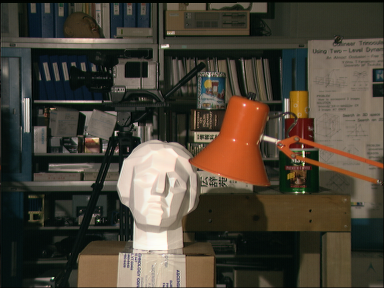
//> input picture stereo_vision/img/tsukuba_left.png, 384 x 288 px
$ ./main   (built with g++ and OpenCV 4)
//> lines starting //> are read from the running program, lines starting //| are printed output that depends on the picture
### stereo_vision/main.h
#include <stdio.h>
#include <opencv2\opencv.hpp>


int ex_1();
int ex_2();

void computeCostVolume(const cv::Mat &imgLeft, const cv::Mat &imgRight, std::vector<cv::Mat> &costVolumeLeft, std::vector<cv::Mat> &costVolumeRight,
	int windowSize, int disp);

void compute_cost(cv::Mat &target, const cv::Mat &imgLeft, const cv::Mat &imgRight, int r, int c, int max_rows, int max_cols, int windowSize, int disp);

void selectDisparity(cv::Mat &dispLeft, cv::Mat &dispRight, std::vector<cv::Mat> &costVolumeLeft, std::vector<cv::Mat> &costVolumeRight);

void selectDisparity_v2(cv::Mat &dispLeft, cv::Mat &dispRight, std::vector<cv::Mat> &costVolumeLeft, std::vector<cv::Mat> &costVolumeRight);

### stereo_vision/main.cpp

#include "main.h"


using namespace cv;

// [9 lines left out: function main, not called in this run]

int ex_1(){

	// Task 1

	/*Mat img(500, 500, CV_8UC3, cv::Scalar(0, 255, 0));
	imshow("test", img);
	waitKey(0);*/

	// Task 2

	// Reading left and right images


	string left_path = "img/tsukuba_left.png";
	string right_path = "img/tsukuba_right.png";


	Mat left = imread(left_path);
//> left is the input picture: 288 rows x 384 cols, CV_8UC3; mean B, G, R 55.3, 67.6, 74.7
	Mat right = imread(right_path);
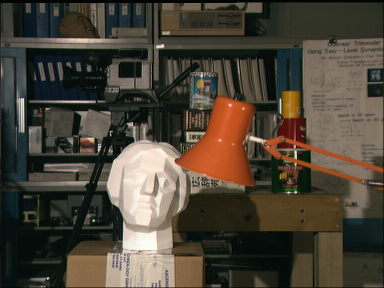
//> input picture stereo_vision/img/tsukuba_right.png, 384 x 288 px
//> right is the input picture: 288 rows x 384 cols, CV_8UC3; mean B, G, R 55.4, 67.9, 75.3

	// Calculating the absolute difference
	Mat diff;
	absdiff(left, right, diff);
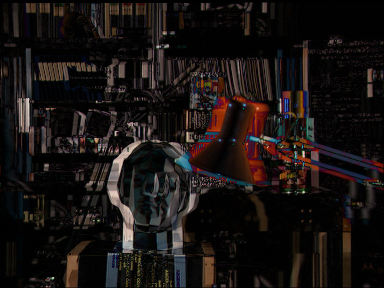
//> diff: 288 rows x 384 cols, CV_8UC3; mean B, G, R 18.3, 19.6, 24.6

	// Rendering the absolute difference to screen
	imshow("Tsukuba: Absolute difference", diff);

	waitKey(0);

	return 0;

}

// [383 lines left out: functions ex_2, computeCostVolume, weight, compute_cost, selectDisparity, selectDisparity_v2 and 1 more, not called in this run]

// added to run one function of the file
int main() { ex_1(); }
